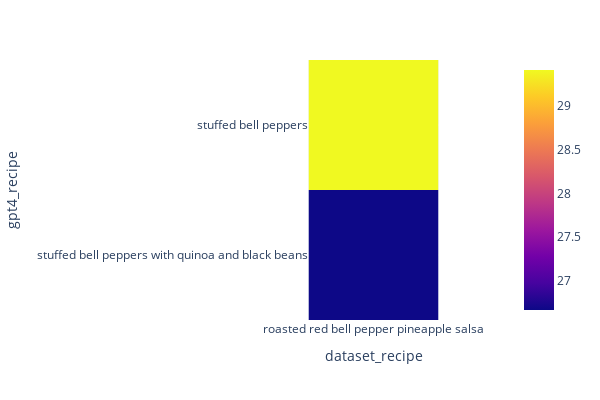

Notebook code for this chart:
### Code cell
import plotly.express as px
fig = px.imshow(new_df, x=new_df.columns, y=new_df.index)
fig.update_layout(width=600,height=400)
fig.show()

### Figure 1 — Plotly figure (JSON) as saved in the notebook; plotly's stock layout.template omitted (floating-point values rounded to 4 significant figures)
{"data": [{"coloraxis": "coloraxis", "hovertemplate": "dataset_recipe: %{x}<br>gpt4_recipe: %{y}<br>color: %{z}<extra></extra>", "name": "0", "type": "heatmap", "x": ["roasted red bell pepper pineapple salsa"], "xaxis": "x", "y": ["stuffed bell peppers", "stuffed bell peppers with quinoa and black beans"], "yaxis": "y", "z": [[29.41], [26.67]]}], "layout": {"coloraxis": {"colorscale": [[0, "#0d0887"], [0.1111, "#46039f"], [0.2222, "#7201a8"], [0.3333, "#9c179e"], [0.4444, "#bd3786"], [0.5556, "#d8576b"], [0.6667, "#ed7953"], [0.7778, "#fb9f3a"], [0.8889, "#fdca26"], [1, "#f0f921"]]}, "height": 400, "margin": {"t": 60}, "width": 600, "xaxis": {"anchor": "y", "constrain": "domain", "domain": [0, 1], "scaleanchor": "y", "title": {"text": "dataset_recipe"}}, "yaxis": {"anchor": "x", "autorange": "reversed", "constrain": "domain", "domain": [0, 1], "title": {"text": "gpt4_recipe"}}}}
